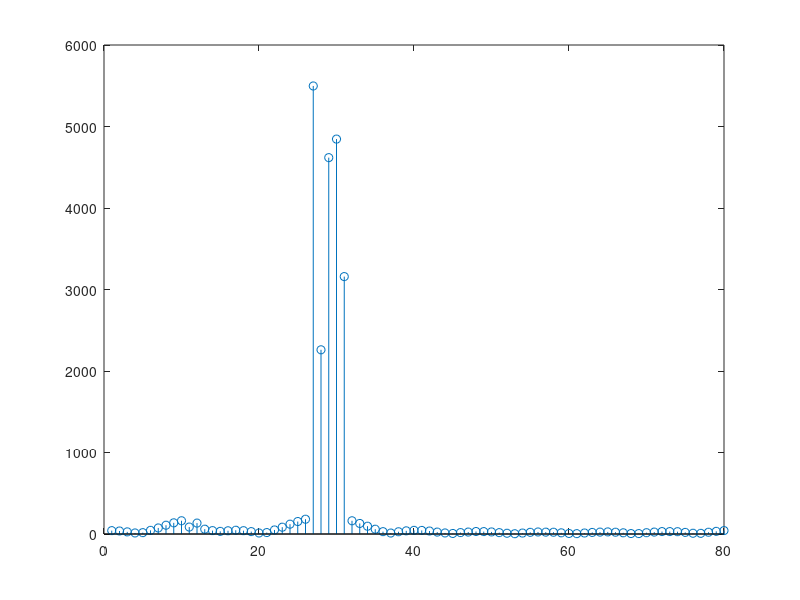

The MATLAB script that drew this image:
clc
clear all
close all
lx=560;
lcyp=16;
lsym=56;
lwal=8;
intr=lsym/lwal;
x=randsrc(1,lx);
wal=eye(lwal);
wc=10*wal(1,:);
N=lsym+lwal;
ntap=5;
for k=1:1:N
    for n=1:1:N
mtrx1(k,n)= exp(i*2*pi*(k-1)*(n-1)/N);
    end
end
%%interleavinig

mm=0;
for ii=1:lsym:lx
    mm=mm+1;
    kk=0;
for jj=1:lwal:(lsym+lwal)
    kk=kk+1;
    unk=mtrx1(jj,1:lsym)*x(ii:ii+lsym-1).';
    un(kk)=N*wc(kk)-unk;
    hcon(kk,:)=mtrx1(jj,(lsym+1):N);
end
lst=(un)*(inv(hcon));
x2(mm,:)=[x(ii:ii+lsym-1),lst];

end
%%ifft

for jj=1:1:(lx/lsym)
    x_ift(jj,:)=ifft(x2(jj,:),N);
end
%%cyclic prefix addition
for jj=1:1:(lx/lsym)
    x_ift1(jj,:)=[x_ift(jj,N-lcyp+1:N),x_ift(jj,:)];
end
for kk=1:1:lx/lsym
for jj=1:lwal:(lwal+lsym)
    element=50*x_ift1(kk,jj+lcyp);
    x_ift1(kk,jj+lcyp)=element;
end
end
N_cyp=N+lcyp;

%%parallel to serial conversion
ii=0;
for jj=1:(N+lcyp):(N+lcyp)*(lx/lsym)
    ii=ii+1;
    x_ser(jj:jj+N+lcyp-1)=x_ift1(ii,:);
end
%%timing offset introduction
del=10;
lser=length(x_ser);
h=randn(1,ntap)+i*randn(1,ntap);
y=zeros(1,lser+del+ntap-1);
for ik=1:1:ntap
x_ser1=[zeros(1,del+ik-1),x_ser(1:lser),zeros(1,ntap-ik)];
y=y+x_ser1*h(ik);
end
l_y=length(y);
ni=wgn(1,l_y,-10,'complex');
y_ni=y+ni;
y_ni1=[y_ni,zeros(1,N_cyp)];
%%correlation
ii=0;
for jj=1:lwal:(lwal+lsym)
    ii=1+ii;
    w_c(jj)=wc(ii);
end
w_c1=0.1*[w_c,zeros(1,lwal-1)];

lw=zeros(1,N_cyp);
for jj=1:N_cyp:N_cyp*(lx/lsym)
    ii=0;
    for kk=1:1:N_cyp
        ii=ii+1;
        cr(ii)=(y_ni1(jj+kk-1:jj+kk+N-2)*w_c1');
    end
    lw=lw+(cr);
end
lw1=abs(lw);
l_lw1=length(lw1);
ll=1:1:l_lw1;
stem(ll,lw1);
for jj=1:l_lw1
    if lw1(jj)>=2000
        index=jj;
        timing_offset=jj-(lcyp+1);
        break;
    end
end
h_est=lw(27:27+ntap-1)/(ntap*1000);
display (timing_offset);
display(h);
display(h_est);


